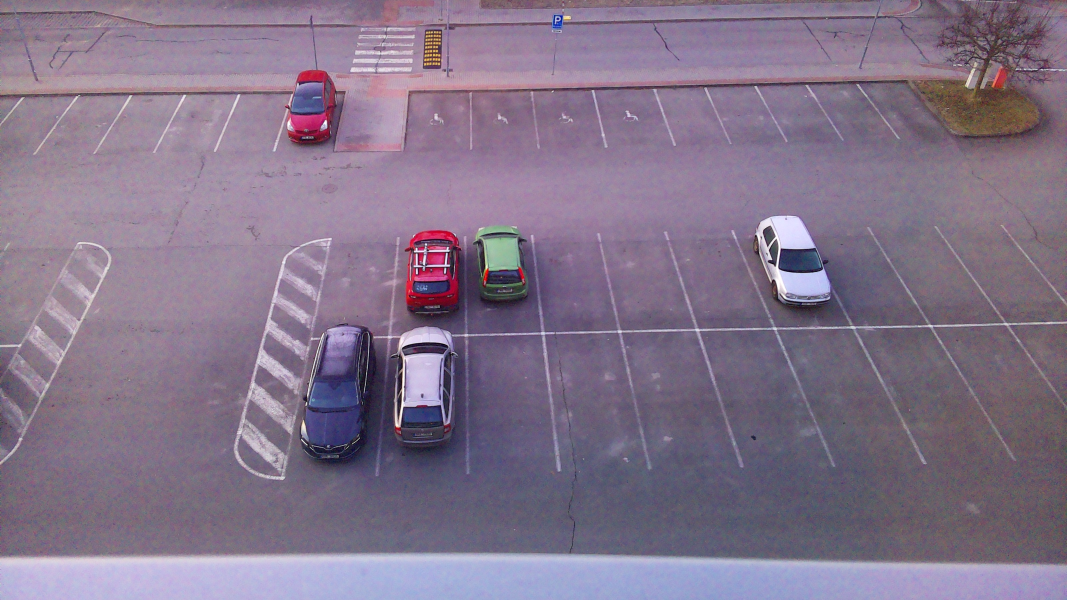
#> input picture Model 1/image_de_depart_pour_analyse/2026-03-03_0634.jpg, 3200 x 1800 px (shown at 1/3 size)
$ python -i alignment_ml_utils.py   (imports and definitions only)   (older library calls are emulated)
#> lines starting #> are read from the running program, lines starting #| are printed output that depends on the picture
#> further down, picture is the input picture: shape (1800, 3200, 3); mean B, G, R 138.9, 116.8, 131.6
import pickle
from typing import Any, Tuple

import cv2
import numpy as np


FEATURE_NAMES = [
    "phase_dx",
    "phase_dy",
    "phase_response",
    "absdiff_mean",
    "absdiff_std",
    "edge_diff_mean",
]


def _to_gray_small(image_bgr: np.ndarray, size: Tuple[int, int] = (320, 180)) -> np.ndarray:
#> called with size = (320, 180)
    gray = cv2.cvtColor(image_bgr, cv2.COLOR_BGR2GRAY)
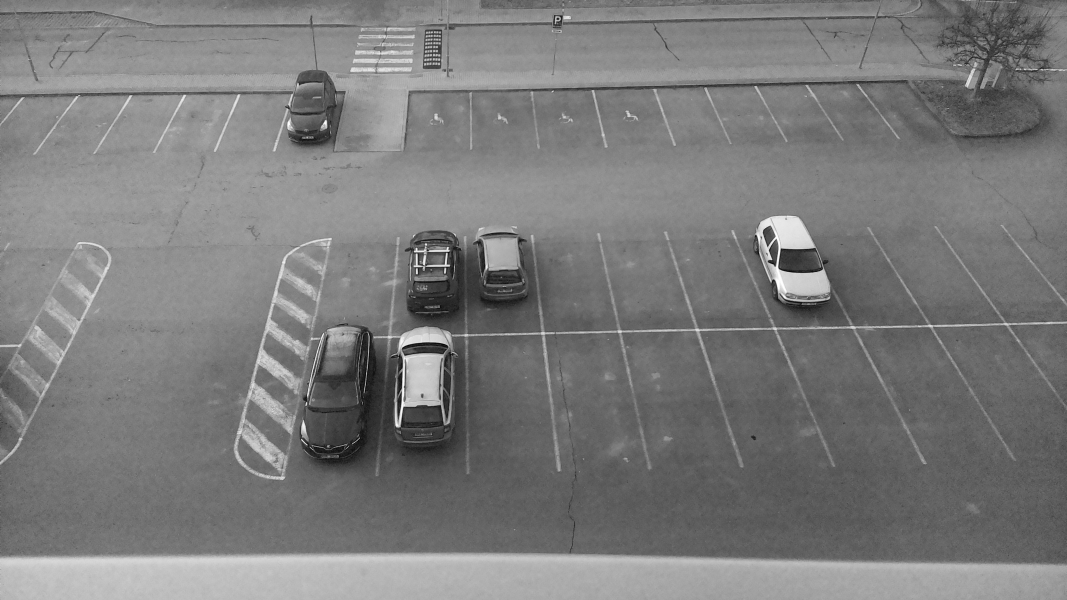
#> gray: shape (1800, 3200) (shown at 1/3 size); min 0, max 255, mean 123.7
    gray = cv2.resize(gray, size, interpolation=cv2.INTER_AREA)
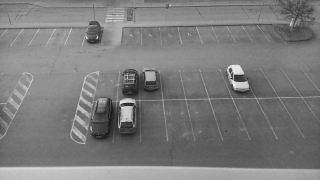
#> gray: shape (180, 320); min 24, max 252, mean 123.7
    gray = cv2.GaussianBlur(gray, (5, 5), 0)
    return gray


# [28 lines left out: function extract_alignment_features, not called in this run]


def save_alignment_model(model: dict[str, Any], path: str) -> None:
    with open(path, "wb") as f:
        pickle.dump(model, f)


# [57 lines left out: functions load_alignment_model, predict_translation, fit_linear_translation_model, not called in this run]

>>> import cv2
>>> picture = cv2.imread('../../Model 1/image_de_depart_pour_analyse/2026-03-03_0634.jpg')
>>> result = _to_gray_small(picture)

$ run again, on Model 1/image_de_depart_pour_analyse/2026-03-03_0734.jpg
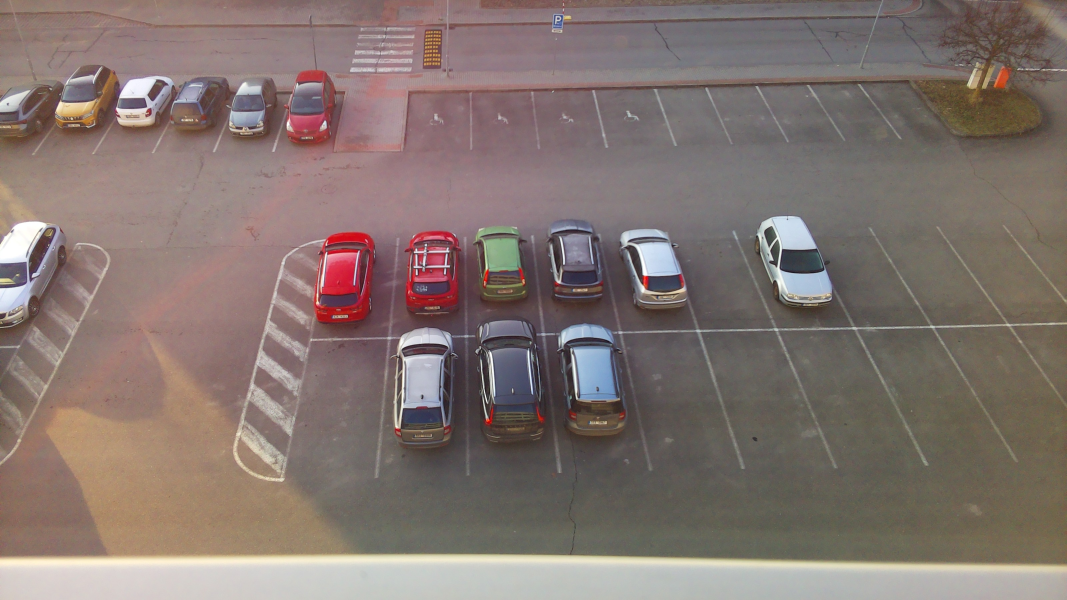
#> input picture Model 1/image_de_depart_pour_analyse/2026-03-03_0734.jpg, 3200 x 1800 px (shown at 1/3 size)
#> picture is the input picture: shape (1800, 3200, 3); mean B, G, R 111.7, 116.8, 131.3
#> in _to_gray_small, `gray = cv2.resize(gray, size, interpolation=cv2.INTER_AREA)`:
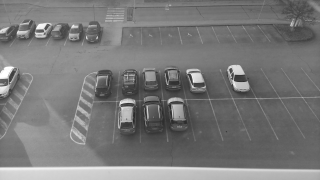
#> gray: shape (180, 320); min 38, max 255, mean 120.6
#> in _to_gray_small, `gray = cv2.GaussianBlur(gray, (5, 5), 0)`:
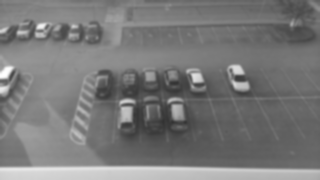
#> gray: shape (180, 320); min 50, max 255, mean 120.6

$ run again, on Model 1/image_de_depart_pour_analyse/2026-03-03_0834.jpg
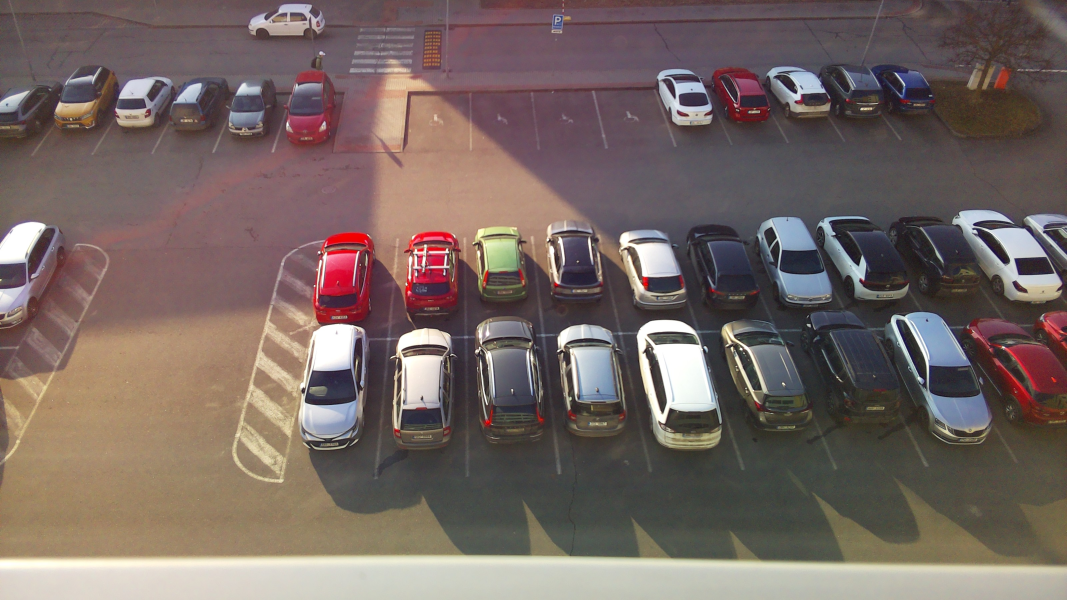
#> input picture Model 1/image_de_depart_pour_analyse/2026-03-03_0834.jpg, 3200 x 1800 px (shown at 1/3 size)
#> picture is the input picture: shape (1800, 3200, 3); mean B, G, R 98.3, 102.7, 117.6
#> in _to_gray_small, `gray = cv2.resize(gray, size, interpolation=cv2.INTER_AREA)`:
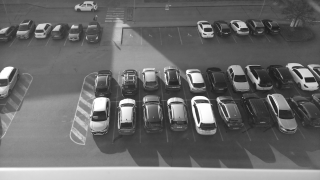
#> gray: shape (180, 320); min 28, max 255, mean 106.7
#> in _to_gray_small, `gray = cv2.GaussianBlur(gray, (5, 5), 0)`:
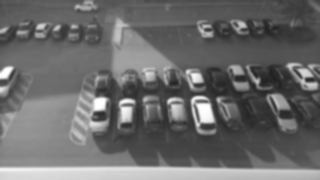
#> gray: shape (180, 320); min 32, max 255, mean 106.7

$ run again, on Model 1/image_de_depart_pour_analyse/2026-03-03_0934.jpg
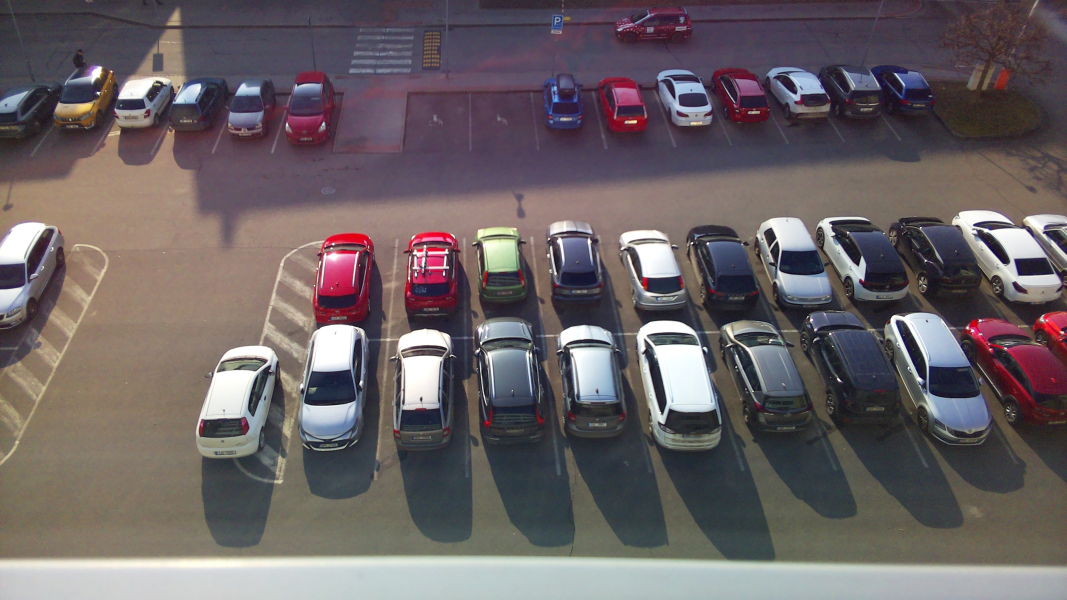
#> input picture Model 1/image_de_depart_pour_analyse/2026-03-03_0934.jpg, 3200 x 1800 px (shown at 1/3 size)
#> picture is the input picture: shape (1800, 3200, 3); mean B, G, R 100.3, 97.8, 106.4
#> in _to_gray_small, `gray = cv2.resize(gray, size, interpolation=cv2.INTER_AREA)`:
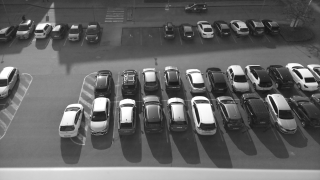
#> gray: shape (180, 320); min 21, max 255, mean 100.6
#> in _to_gray_small, `gray = cv2.GaussianBlur(gray, (5, 5), 0)`:
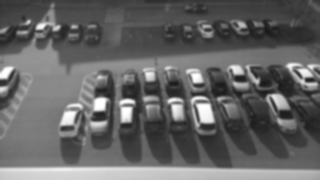
#> gray: shape (180, 320); min 25, max 255, mean 100.6
